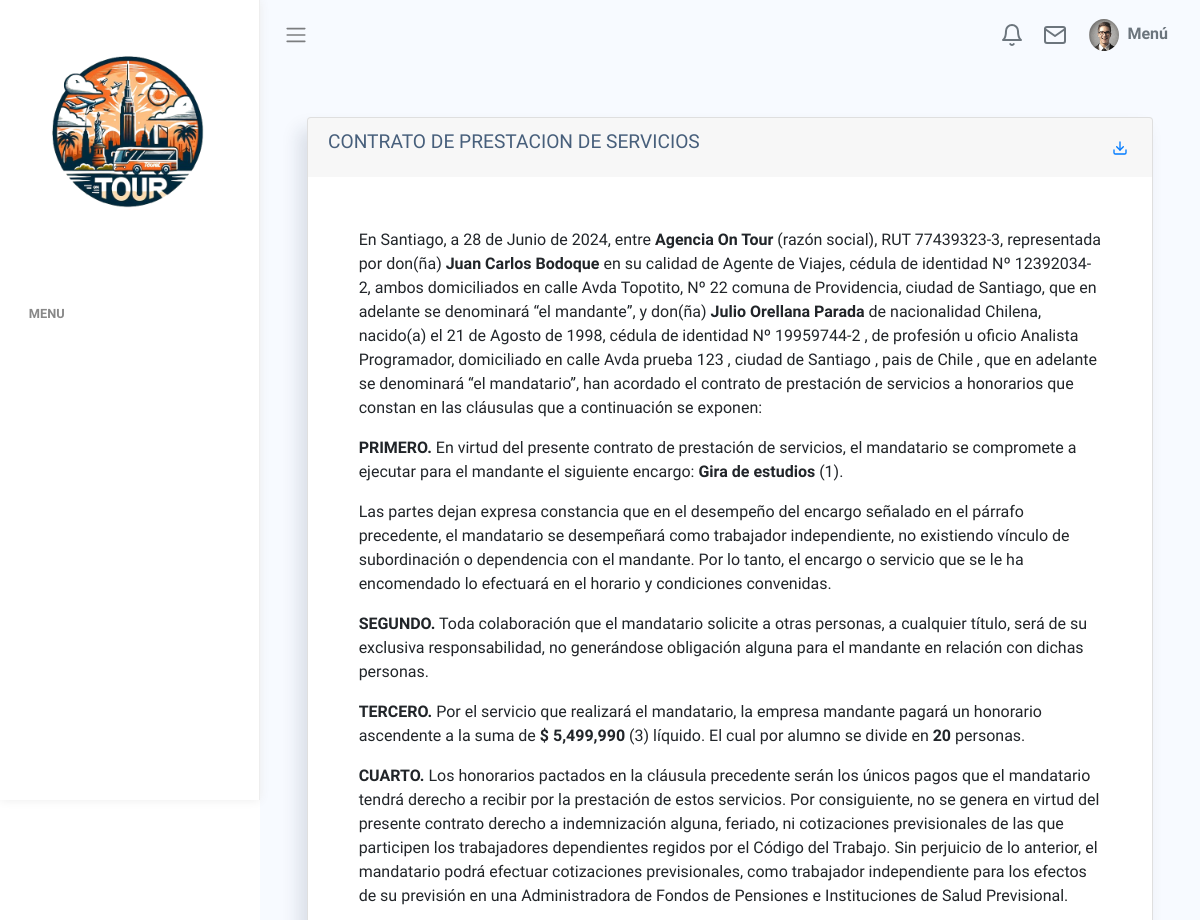
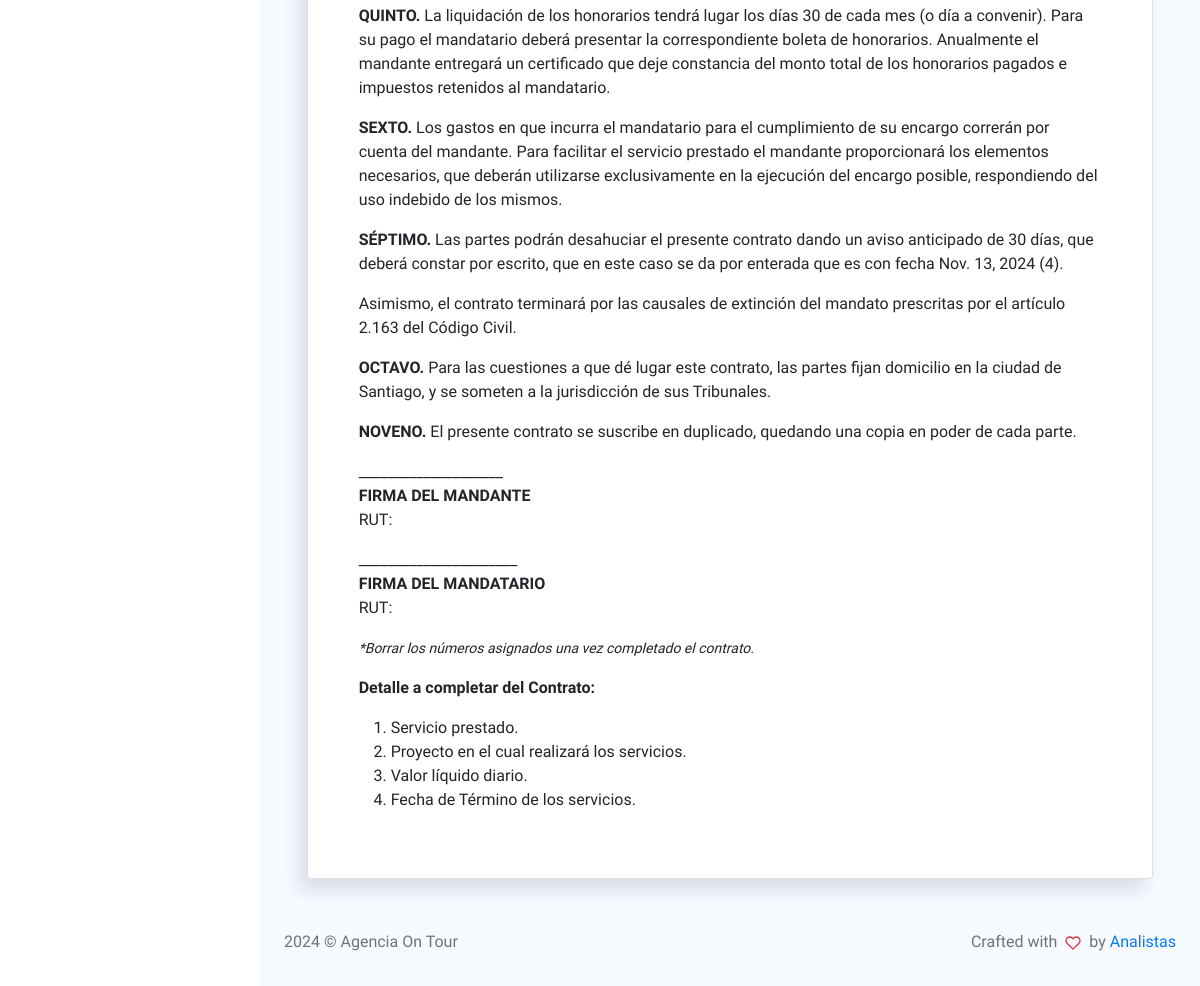
Screenshot of /ver-contrato/1/ with the database file from the repository (2 pictures, top to bottom).
### core/models.py (models this page shows, shortened)
class Contrato(models.Model):
    nombre = models.CharField(max_length=50)
    appaterno = models.CharField(max_length=150)
    apmaterno = models.CharField(max_length=150)
    rut = models.CharField(max_length=20)
    ciudad = models.CharField(max_length=150)
    pais = models.CharField(max_length=150)
    direccion = models.CharField(max_length=250)
    fecha_inicio = models.DateField()
    fecha_termino = models.DateField()
    tipo_viaje = models.ForeignKey(Tipo_Viaje, on_delete=models.CASCADE)
    monto_total = models.IntegerField(default=0)
    cantidad_alumnos = models.IntegerField(default=20)

class Tipo_Viaje(models.Model):
    nombre_viaje = models.CharField(max_length=100)

### core/views.py (the view)
# urls.py: path("ver-contrato/<int:id>/", verContrato, name="ver-contrato"),
def verContrato(request, id):
    contratos = get_object_or_404(Contrato, id=id)
    return render(request, 'core/ver-contrato.html', {'x': contratos})

### core/templates/core/ver-contrato.html
{% extends 'core/base.html' %}
{% load static %}
{% block contenido %}
{% load crispy_forms_tags %}
<div class="card" style="margin-left: 5%; margin-right: 5%; margin-top: 5%;">
    <div class="card-header d-flex justify-content-between align-items-center">
        <h4 class="card-title">CONTRATO DE PRESTACION DE SERVICIOS</h4>
        <div class="d-flex ">
            <a href="{% url 'pdf' x.id %}"><i data-feather="download"></i></a>
        </div>
    </div><b></b>
    <div style="padding: 6%;">
        <p>
            En Santiago, a 28 de Junio de 2024, entre <b>Agencia On Tour</b> (razón social), RUT 77439323-3,
            representada por don(ña) <b>Juan Carlos Bodoque</b> en su calidad de Agente de Viajes, cédula de identidad Nº
            12392034-2, ambos domiciliados en calle Avda Topotito, Nº 22 comuna de Providencia, ciudad de
            Santiago, que en adelante se denominará “el mandante”, y don(ña) <b>{{ x.nombre }} {{ x.appaterno }} {{ x.apmaterno }}</b> de nacionalidad
            Chilena, nacido(a) el 21 de Agosto de 1998, cédula de identidad Nº {{ x.rut }} , de profesión u
            oficio Analista Programador, domiciliado en calle {{ x.direccion }} , ciudad de {{ x.ciudad }} , pais de
            {{ x.pais }} , que en adelante se denominará “el mandatario”, han acordado el contrato de prestación de
            servicios a
            honorarios que constan en las cláusulas que a continuación se exponen:
        </p>
        <p>
            <b>PRIMERO.</b> En virtud del presente contrato de prestación de servicios, el mandatario se compromete a
            ejecutar para el mandante el siguiente encargo: <b>{{ x.tipo_viaje.nombre_viaje }}</b> (1).
        </p>
        <p>
            Las partes dejan expresa constancia que en el desempeño del encargo señalado en el párrafo precedente, el
            mandatario se desempeñará como trabajador independiente, no existiendo vínculo de subordinación o
            dependencia
            con el mandante. Por lo tanto, el encargo o servicio que se le ha encomendado lo efectuará en el horario y
            condiciones convenidas.
        </p>
        <p>
            <b>SEGUNDO.</b> Toda colaboración que el mandatario solicite a otras personas, a cualquier título, será de
            su
            exclusiva responsabilidad, no generándose obligación alguna para el mandante en relación con dichas
            personas.
        </p>
        <p>
            <b>TERCERO.</b> Por el servicio que realizará el mandatario, la empresa mandante pagará un honorario
            ascendente
            a la suma de <b>$ {{ x.monto_total|floatformat:"0g" }} </b>(3) líquido. El cual por alumno se divide en <b>{{ x.cantidad_alumnos }}</b> personas.
        </p>
        <p>
            <b>CUARTO.</b> Los honorarios pactados en la cláusula precedente serán los únicos pagos que el mandatario
            tendrá
            derecho a recibir por la prestación de estos servicios. Por consiguiente, no se genera en virtud del
            presente
            contrato derecho a indemnización alguna, feriado, ni cotizaciones previsionales de las que participen los
            trabajadores dependientes regidos por el Código del Trabajo. Sin perjuicio de lo anterior, el mandatario
            podrá
            efectuar cotizaciones previsionales, como trabajador independiente para los efectos de su previsión en una
            Administradora de Fondos de Pensiones e Instituciones de Salud Previsional.
        </p>
        <p>
            <b>QUINTO.</b> La liquidación de los honorarios tendrá lugar los días 30 de cada mes (o día a convenir).
            Para su
            pago el mandatario deberá presentar la correspondiente boleta de honorarios. Anualmente el mandante
            entregará un
            certificado que deje constancia del monto total de los honorarios pagados e impuestos retenidos al
            mandatario.
        </p>
        <p>
            <b>SEXTO.</b> Los gastos en que incurra el mandatario para el cumplimiento de su encargo correrán por cuenta
            del
            mandante. Para facilitar el servicio prestado el mandante proporcionará los elementos necesarios, que
            deberán
            utilizarse exclusivamente en la ejecución del encargo posible, respondiendo del uso indebido de los mismos.
        </p>
        <p>
            <b>SÉPTIMO.</b> Las partes podrán desahuciar el presente contrato dando un aviso anticipado de 30 días, que
            deberá constar por escrito, que en este caso se da por enterada que es con fecha {{ x.fecha_inicio }} (4).
        </p>
        <p>
            Asimismo, el contrato terminará por las causales de extinción del mandato prescritas por el artículo 2.163
            del
            Código Civil.
        </p>
        <p>
            <b>OCTAVO.</b> Para las cuestiones a que dé lugar este contrato, las partes fijan domicilio en la ciudad de
            Santiago, y se someten a la jurisdicción de sus Tribunales.
        </p>
        <p>
            <b>NOVENO.</b> El presente contrato se suscribe en duplicado, quedando una copia en poder de cada parte.
        </p>
        <p>
            ____________________ <br>
            <b>FIRMA DEL MANDANTE</b> <br>
            RUT:
        </p>
        <p>
            ______________________ <br>
            <b>FIRMA DEL MANDATARIO</b> <br>
            RUT:
        </p>
        <p>
            <i>*Borrar los números asignados una vez completado el contrato.</i>
        </p>
        <p>
            <b>Detalle a completar del Contrato:</b>
        <ol>
            <li>Servicio prestado.</li>
            <li>Proyecto en el cual realizará los servicios.</li>
            <li>Valor líquido diario.</li>
            <li>Fecha de Término de los servicios.</li>
        </ol>
        </p>
    </div>
</div>
{% endblock %}

### static/assets/css/app.css (style rules this page uses)
* { font-family: "Raleway"; }
a { text-decoration: none; outline: 0; }
svg.feather, i { font-size: 14px; height: 1rem; }
.card { box-shadow: -8px 12px 18px 0 rgba(25, 42, 70, 0.13); margin-bottom: 2.2rem; }
.card .card-header { border: none; }
.card .card-header h4 { font-size: 1.2rem; }
.card .card-title { font-size: 1.2rem; }

### rows the page displays
Contrato: nombre "Julio", appaterno "Orellana", apmaterno "Parada", rut "19959744-2", direccion "Avda prueba 123", ciudad "Santiago", pais "Chile", tipo_viaje.nombre_viaje "Gira de estudios", monto_total "5,499,990", cantidad_alumnos "20", fecha_inicio "Nov. 13, 2024"
